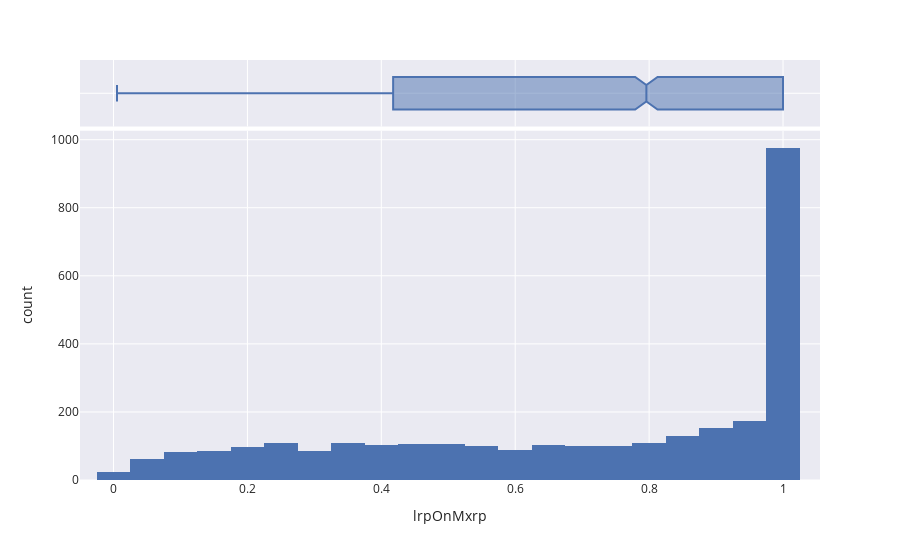
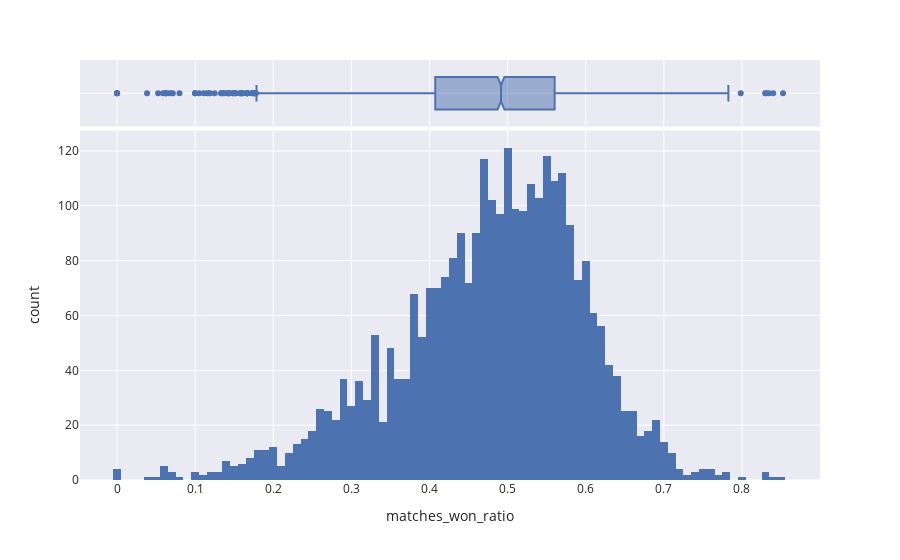
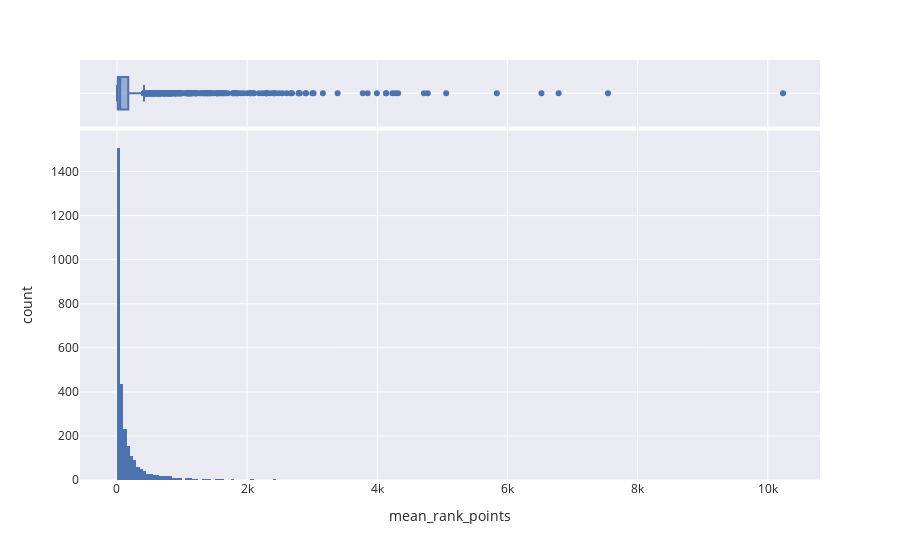
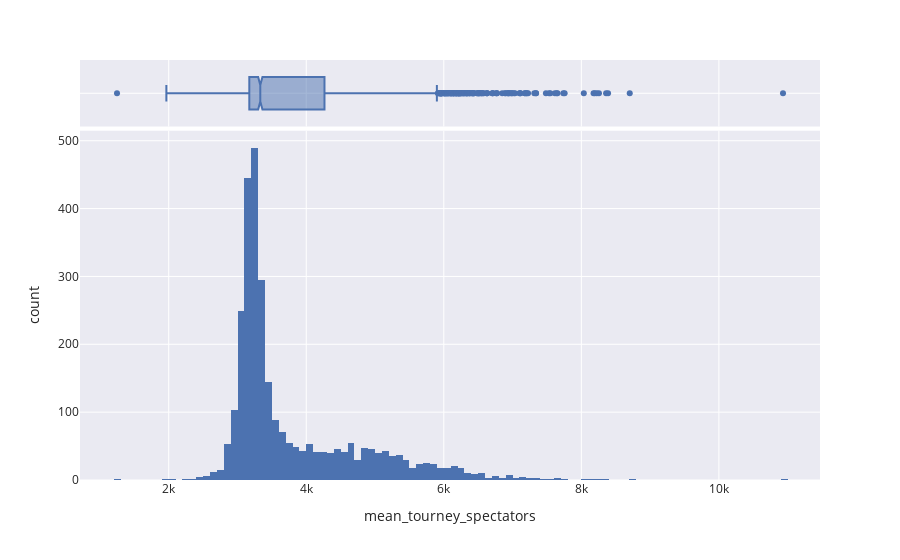

The code cell stored with these charts, in order, in its notebook:
### Markdown cell above
By looking at the graphs, it's fair to say that during the clustering phase the features need to be standardized and outliers could be managed

### Code cell
for feature in feautures:
  px.histogram(df_players, x=feature, marginal="box").show()

### Figure 1 — Plotly figure (JSON) as saved in the notebook; plotly's stock layout.template omitted (floating-point values rounded to 4 significant figures; data arrays with more than 128 entries replaced by an {"elided": "..."} marker saying what was removed)
{"data": [{"alignmentgroup": "True", "bingroup": "x", "hovertemplate": "lrpOnMxrp=%{x}<br>count=%{y}<extra></extra>", "legendgroup": "", "marker": {"color": "rgb(76,114,176)", "pattern": {"shape": ""}}, "name": "", "offsetgroup": "", "orientation": "v", "showlegend": false, "type": "histogram", "x": {"elided": "2997 float values"}, "xaxis": "x", "yaxis": "y"}, {"alignmentgroup": "True", "hovertemplate": "lrpOnMxrp=%{x}<extra></extra>", "legendgroup": "", "marker": {"color": "rgb(76,114,176)"}, "name": "", "notched": true, "offsetgroup": "", "showlegend": false, "type": "box", "x": {"elided": "2997 float values"}, "xaxis": "x2", "yaxis": "y2"}], "layout": {"barmode": "relative", "legend": {"tracegroupgap": 0}, "margin": {"t": 60}, "xaxis": {"anchor": "y", "domain": [0, 1], "title": {"text": "lrpOnMxrp"}}, "xaxis2": {"anchor": "y2", "domain": [0, 1], "matches": "x", "showticklabels": false}, "yaxis": {"anchor": "x", "domain": [0, 0.8316], "title": {"text": "count"}}, "yaxis2": {"anchor": "x2", "domain": [0.8416, 1], "matches": "y2", "showline": false, "showticklabels": false, "ticks": ""}}}

### Figure 2 — Plotly figure (JSON) as saved in the notebook; plotly's stock layout.template omitted (floating-point values rounded to 4 significant figures; data arrays with more than 128 entries replaced by an {"elided": "..."} marker saying what was removed)
{"data": [{"alignmentgroup": "True", "bingroup": "x", "hovertemplate": "matches_won_ratio=%{x}<br>count=%{y}<extra></extra>", "legendgroup": "", "marker": {"color": "rgb(76,114,176)", "pattern": {"shape": ""}}, "name": "", "offsetgroup": "", "orientation": "v", "showlegend": false, "type": "histogram", "x": {"elided": "2997 float values"}, "xaxis": "x", "yaxis": "y"}, {"alignmentgroup": "True", "hovertemplate": "matches_won_ratio=%{x}<extra></extra>", "legendgroup": "", "marker": {"color": "rgb(76,114,176)"}, "name": "", "notched": true, "offsetgroup": "", "showlegend": false, "type": "box", "x": {"elided": "2997 float values"}, "xaxis": "x2", "yaxis": "y2"}], "layout": {"barmode": "relative", "legend": {"tracegroupgap": 0}, "margin": {"t": 60}, "xaxis": {"anchor": "y", "domain": [0, 1], "title": {"text": "matches_won_ratio"}}, "xaxis2": {"anchor": "y2", "domain": [0, 1], "matches": "x", "showticklabels": false}, "yaxis": {"anchor": "x", "domain": [0, 0.8316], "title": {"text": "count"}}, "yaxis2": {"anchor": "x2", "domain": [0.8416, 1], "matches": "y2", "showline": false, "showticklabels": false, "ticks": ""}}}

### Figure 3 — Plotly figure (JSON) as saved in the notebook; plotly's stock layout.template omitted (floating-point values rounded to 4 significant figures; data arrays with more than 128 entries replaced by an {"elided": "..."} marker saying what was removed)
{"data": [{"alignmentgroup": "True", "bingroup": "x", "hovertemplate": "mean_rank_points=%{x}<br>count=%{y}<extra></extra>", "legendgroup": "", "marker": {"color": "rgb(76,114,176)", "pattern": {"shape": ""}}, "name": "", "offsetgroup": "", "orientation": "v", "showlegend": false, "type": "histogram", "x": {"elided": "2997 float values"}, "xaxis": "x", "yaxis": "y"}, {"alignmentgroup": "True", "hovertemplate": "mean_rank_points=%{x}<extra></extra>", "legendgroup": "", "marker": {"color": "rgb(76,114,176)"}, "name": "", "notched": true, "offsetgroup": "", "showlegend": false, "type": "box", "x": {"elided": "2997 float values"}, "xaxis": "x2", "yaxis": "y2"}], "layout": {"barmode": "relative", "legend": {"tracegroupgap": 0}, "margin": {"t": 60}, "xaxis": {"anchor": "y", "domain": [0, 1], "title": {"text": "mean_rank_points"}}, "xaxis2": {"anchor": "y2", "domain": [0, 1], "matches": "x", "showticklabels": false}, "yaxis": {"anchor": "x", "domain": [0, 0.8316], "title": {"text": "count"}}, "yaxis2": {"anchor": "x2", "domain": [0.8416, 1], "matches": "y2", "showline": false, "showticklabels": false, "ticks": ""}}}

### Figure 4 — Plotly figure (JSON) as saved in the notebook; plotly's stock layout.template omitted (floating-point values rounded to 4 significant figures; data arrays with more than 128 entries replaced by an {"elided": "..."} marker saying what was removed)
{"data": [{"alignmentgroup": "True", "bingroup": "x", "hovertemplate": "mean_tourney_spectators=%{x}<br>count=%{y}<extra></extra>", "legendgroup": "", "marker": {"color": "rgb(76,114,176)", "pattern": {"shape": ""}}, "name": "", "offsetgroup": "", "orientation": "v", "showlegend": false, "type": "histogram", "x": {"elided": "2997 float values"}, "xaxis": "x", "yaxis": "y"}, {"alignmentgroup": "True", "hovertemplate": "mean_tourney_spectators=%{x}<extra></extra>", "legendgroup": "", "marker": {"color": "rgb(76,114,176)"}, "name": "", "notched": true, "offsetgroup": "", "showlegend": false, "type": "box", "x": {"elided": "2997 float values"}, "xaxis": "x2", "yaxis": "y2"}], "layout": {"barmode": "relative", "legend": {"tracegroupgap": 0}, "margin": {"t": 60}, "xaxis": {"anchor": "y", "domain": [0, 1], "title": {"text": "mean_tourney_spectators"}}, "xaxis2": {"anchor": "y2", "domain": [0, 1], "matches": "x", "showticklabels": false}, "yaxis": {"anchor": "x", "domain": [0, 0.8316], "title": {"text": "count"}}, "yaxis2": {"anchor": "x2", "domain": [0.8416, 1], "matches": "y2", "showline": false, "showticklabels": false, "ticks": ""}}}
